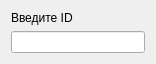
<?xml version="1.0" encoding="UTF-8"?>
<ui version="4.0">
 <class>input_user_name</class>
 <widget class="QDialog" name="input_user_name">
  <property name="geometry">
   <rect>
    <x>0</x>
    <y>0</y>
    <width>156</width>
    <height>64</height>
   </rect>
  </property>
  <property name="windowTitle">
   <string>Dialog</string>
  </property>
  <layout class="QVBoxLayout" name="verticalLayout">
   <item>
    <widget class="QLabel" name="label_input_Id">
     <property name="text">
      <string>Введите ID</string>
     </property>
    </widget>
   </item>
   <item>
    <widget class="QLineEdit" name="lineEdit_input_id"/>
   </item>
  </layout>
 </widget>
 <resources/>
 <connections/>
</ui>
